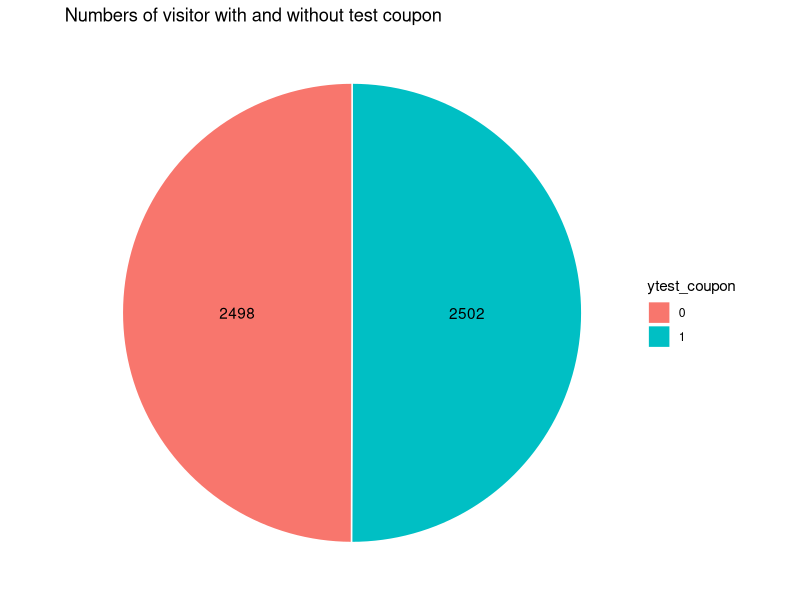
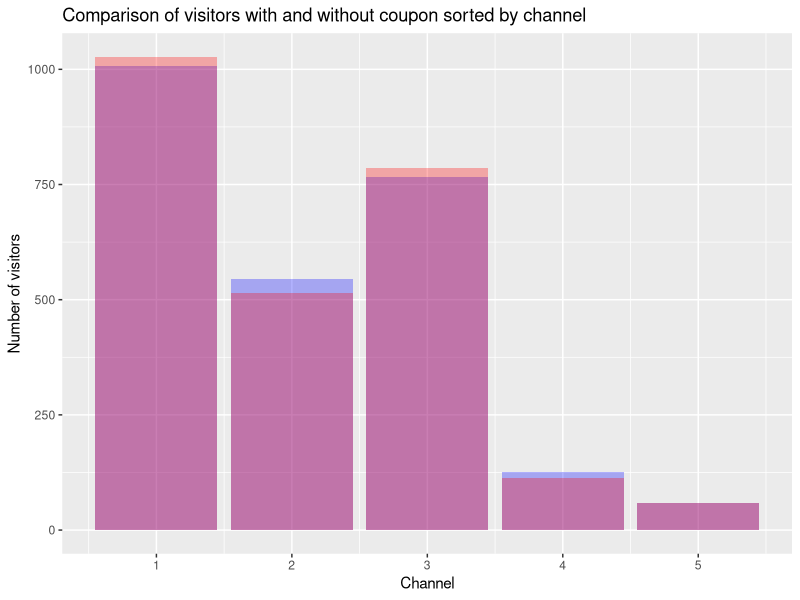
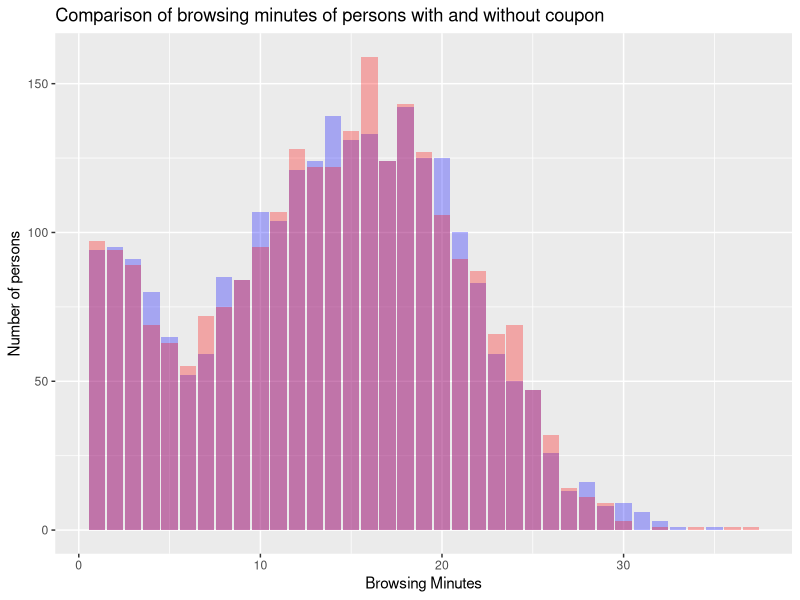
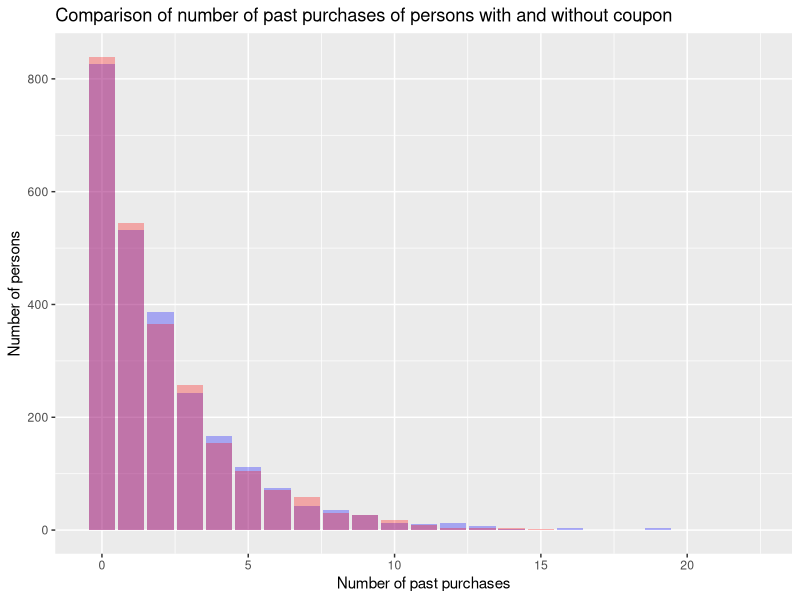
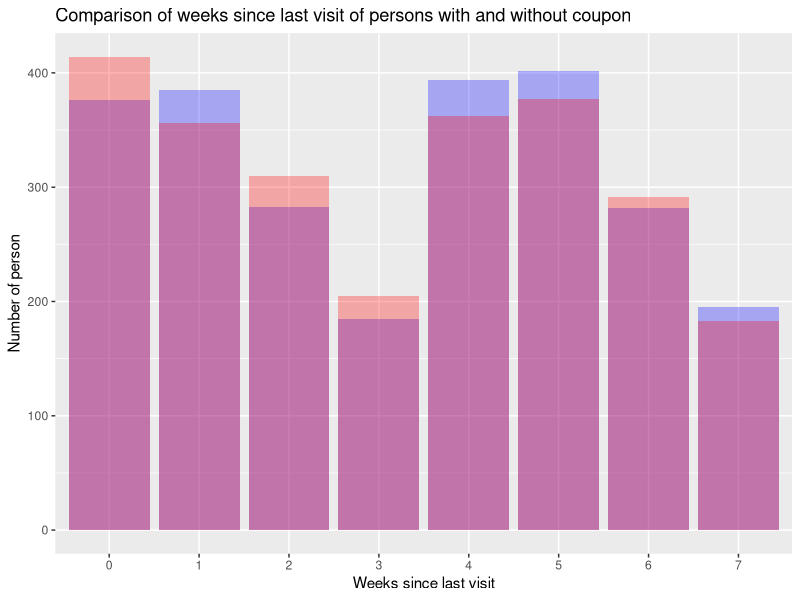
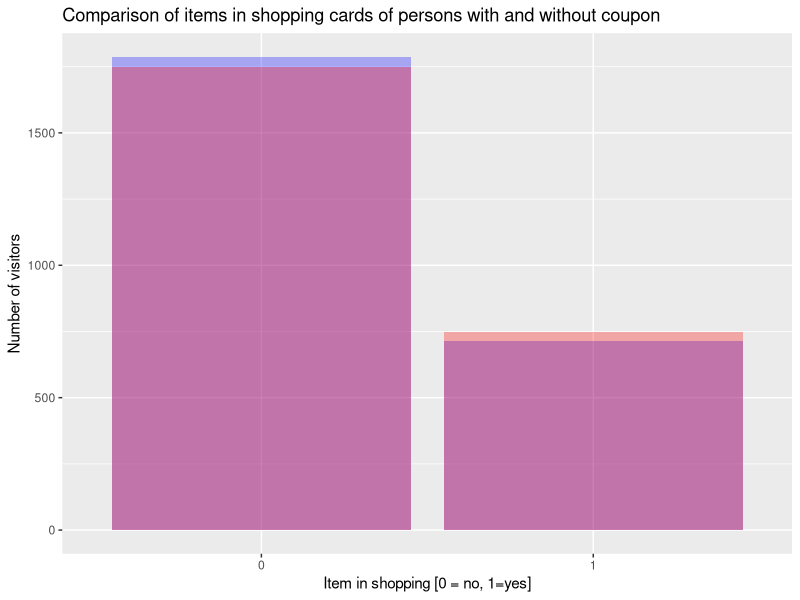
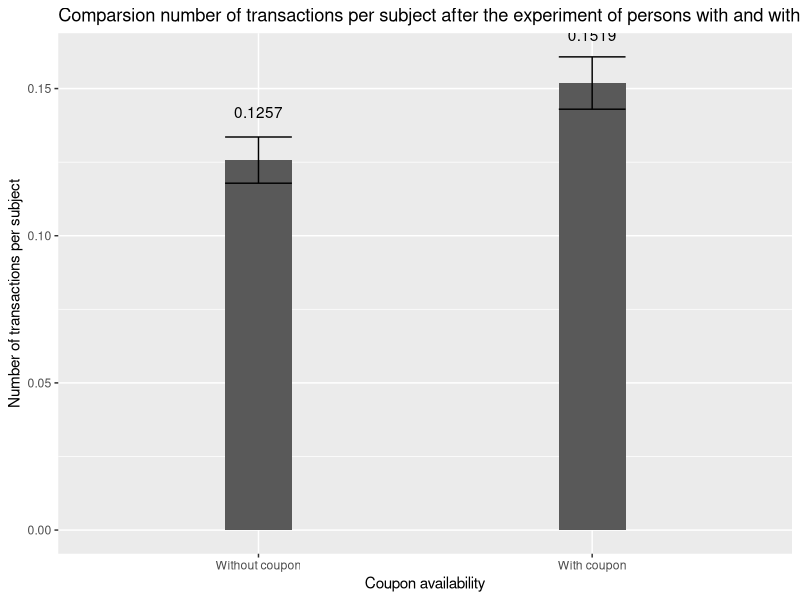
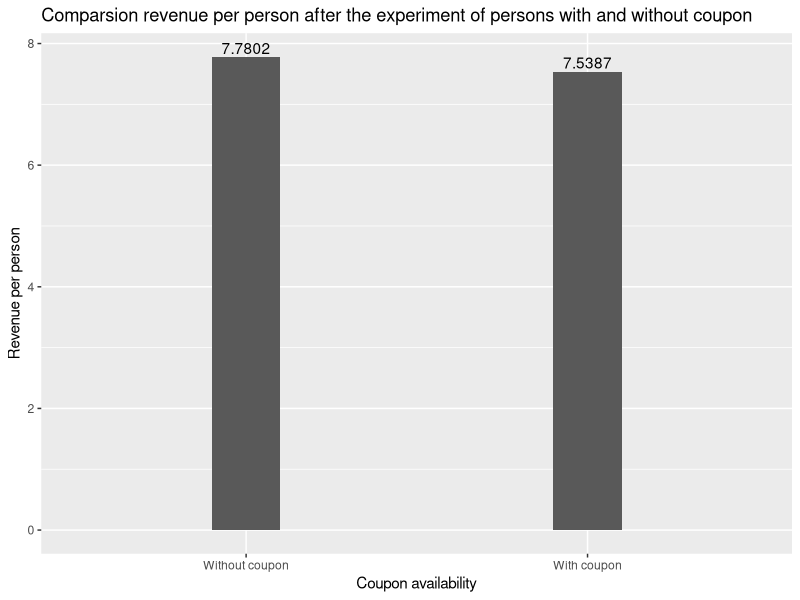

Source code (R) for these figures, in order: (Note: this script raises an error after producing the figures.)
# install.packages("tidyverse")
# install.packages("plotrix")
# install.packages("psych")
# install.packages("ggplot2")
# install.packages("psych")
library(tidyverse)
library(plotrix)
library(psych)
library(ggplot2)
library(psych)
data <- read.csv("data.csv")

# -------------------------------------------------------------------------- #
# Task 1
# (check if manipulation was indeed random)

# Compare number of values in both test sets
data$ytest_coupon=factor(data$test_coupon)
data$yshopping_cart=factor(data$shopping_cart)
no_test_coupon <- data %>%
  group_by(ytest_coupon) %>%
  summarise(n = n())

no_test_coupon
no_test_coupon_pos <- no_test_coupon %>% 
  arrange(desc(ytest_coupon)) %>%
  mutate(lab.ypos = cumsum(n) - 0.5*n)
no_test_coupon_pos

ggplot(no_test_coupon_pos, aes(x="", y = n, fill = ytest_coupon)) + 
  geom_bar(width = 1, stat= "identity", color= "white") + 
  coord_polar("y", start = 0) + 
  geom_text(aes(y = lab.ypos, label=n), color= "black") + 
  theme_void() +
  ggtitle("Numbers of visitor with and without test coupon")


# Generate data-frames for plotting for coupon and no-coupon
data_coupon <- data %>% filter(test_coupon == 1)
data_no_coupon <- data %>% filter(test_coupon == 0)

# check for randomness in channel_acq
data_channel_acq <- data %>%
    group_by(test_coupon, channel_acq) %>%
    summarize(number = n())

ggplot(data, aes(x = channel_acq, fill = test_coupon)) +
    geom_bar(data = data_coupon, fill = "blue", alpha = 0.3) +
    geom_bar(data = data_no_coupon, fill = "red", alpha = 0.3) + 
    labs(title="Comparison of visitors with and without coupon sorted by channel", x = "Channel", y = "Number of visitors")

# Maybe relevant: wilcox.test(browsing_minutes ~ test_coupon, data = data)

# Check for randomness in browsing_minutes
data %>%
    group_by(test_coupon) %>%
    summarise(
      number = n(), 
      mean_browsing_minutes = mean(browsing_minutes),
      sd_browsing_minutes = sd(browsing_minutes), 
      std_browsing_minutes = std.error(browsing_minutes)
    )

describeBy(data$browsing_minutes, data$test_coupon)

ggplot(data, aes(x = browsing_minutes, fill = test_coupon)) +
    geom_bar(data = data_coupon, fill = "blue", alpha = 0.3) +
    geom_bar(data = data_no_coupon, fill = "red", alpha = 0.3) +
    labs(title="Comparison of browsing minutes of persons with and without coupon", x="Browsing Minutes", y="Number of persons")


# Check for randomness in num_past_purch
data %>%
    group_by(test_coupon) %>%
    summarize(
        number = n(), mean(num_past_purch),
        sd(num_past_purch), std.error(num_past_purch)
    )

describeBy(data$num_past_purch, data$test_coupon)

ggplot(data, aes(x = num_past_purch, fill = test_coupon)) +
    geom_bar(data = data_coupon, fill = "blue", alpha = 0.3) +
    geom_bar(data = data_no_coupon, fill = "red", alpha = 0.3) +
    labs(title="Comparison of number of past purchases of persons with and without coupon", x="Number of past purchases", y="Number of persons")


# Check for randomness spent_last_purchase
data %>%
    group_by(test_coupon) %>%
    summarize(
        number = n(), mean(spent_last_purchase),
        sd(spent_last_purchase), std.error(spent_last_purchase)
    )

describeBy(data$spent_last_purchase, data$test_coupon)

# Check for randomness in weeks_since_visit
data %>%
    group_by(test_coupon) %>%
    summarize(
        number = n(), mean(weeks_since_visit),
        sd(weeks_since_visit), std.error(weeks_since_visit)
    )

describeBy(data$weeks_since_visit, data$test_coupon)

ggplot(data, aes(x = factor(weeks_since_visit), fill = test_coupon)) +
    geom_bar(data = data_coupon, fill = "blue", alpha = 0.3) +
    geom_bar(data = data_no_coupon, fill = "red", alpha = 0.3) +
    labs(title="Comparison of weeks since last visit of persons with and without coupon", x="Weeks since last visit", y="Number of person")


# Check for shopping_cart
describeBy(data$shopping_cart, data$test_coupon)

ggplot(data, aes(x = factor(shopping_cart), fill = test_coupon)) +
  geom_bar(data = data_coupon, fill = "blue", alpha = 0.3) +
  geom_bar(data = data_no_coupon, fill = "red", alpha = 0.3) + 
  labs(title="Comparison of items in shopping cards of persons with and without coupon", x = "Item in shopping [0 = no, 1=yes]", y = "Number of visitors")


# -------------------------------------------------------------------------- #
# Task 2
# (Were they effective: Did it increase revenue or interactions?)

effects_of_coupon <- data %>%
    group_by(test_coupon) %>%
    summarize(
        number = n(), revenue_per_subject = sum(revenue_after) / n(),
        transactions_per_subject = sum(trans_after) / n(), error_rev=std.error(revenue_after), error_trans=std.error(trans_after)
    )

# Plot transactions_per_subject
plot_data <- data.frame(
    coupon = factor(c("Without coupon", "With coupon"),
        levels = c("Without coupon", "With coupon")
    ),
    transactions_per_subject = effects_of_coupon$transactions_per_subject,
    error_trans = effects_of_coupon$error_trans,
    error_rev = effects_of_coupon$error_rev
)
ggplot(plot_data, aes(x = coupon, y = transactions_per_subject)) +
    geom_bar(stat = "identity", width = 0.2) +
     geom_errorbar(aes(ymin = transactions_per_subject - error_trans,
        ymax = transactions_per_subject + error_trans), width = .2,
        position = position_dodge(.9)) +
    geom_text(aes(label=round(transactions_per_subject, digits=4)), position=position_dodge(width=0.9), vjust=-3.5)+
    labs(title="Comparsion number of transactions per subject after the experiment of persons with and without coupon", x="Coupon availability", y="Number of transactions per subject")

# Plot revenue_per_subject
plot_data <- data.frame(
    coupon = factor(c("Without coupon", "With coupon"),
        levels = c("Without coupon", "With coupon")
    ),
    revenue_per_subject = effects_of_coupon$revenue_per_subject
)
ggplot(plot_data, aes(x = coupon, y = revenue_per_subject)) +
    geom_bar(stat = "identity", width = 0.2) +
    geom_text(aes(label=round(revenue_per_subject, digits=4)), position=position_dodge(width=0.9), vjust=-0.25) +
    labs(title="Comparsion revenue per person after the experiment of persons with and without coupon", x="Coupon availability", y="Revenue per person")

# -------------------------------------------------------------------------- #
# Task 3
# a. What drives effect of the coupon?
# Q: Does the number of previous purchases impact the efficiency
# (the revenue per subject) of the coupon?
a <- data %>%
    group_by(test_coupon, num_past_purch) %>%
    summarize(
        number = n(), revenue_per_subject = sum(revenue_after) / n(),
        transactions_per_subject = sum(trans_after) / n(), 
        error_revenue = std.error(revenue_after),
        error_trans = std.error(trans_after)
    ) %>% filter(number >= 10 )
a$ytest_coupon = factor(a$test_coupon)
print(n = 100, a)
# A: Yes, it does. E

ggplot(a, aes(x = num_past_purch, y = revenue_per_subject, fill=ytest_coupon)) +
  geom_bar(stat="identity", color="black", position=position_dodge()) + 
  geom_errorbar(aes(ymin = revenue_per_subject - error_revenue,
        ymax = revenue_per_subject + error_revenue), width = .2,
        position = position_dodge(.9)) +
  labs(title="Revenue per subject with respect to past purchases and in comparison with and without coupon", x = "Number of past purchases", y = "Revenue per subect")


ggplot(a, aes(x = num_past_purch, y = transactions_per_subject, fill=ytest_coupon)) +
  geom_bar(stat="identity", color="black", position=position_dodge()) +
  geom_errorbar(aes(ymin = transactions_per_subject - error_trans,
      ymax = transactions_per_subject + error_trans), width = .2,
      position = position_dodge(.9)) +
  labs(title="Transaction per subject with respect to past purchases and in comparison with and without coupon", x = "Number of past purchases", y = "Transactions per subect")


b <- data %>%
    group_by(test_coupon, weeks_since_visit) %>%
    summarize(n(), revenue_per_subject = mean(revenue_after))
b
b$ytest_coupon = factor(b$test_coupon)

ggplot(b, aes(x = factor(weeks_since_visit), y = revenue_per_subject, fill=ytest_coupon)) +
  geom_bar(stat="identity", color="black", position=position_dodge()) +
  geom_text(aes(label=round(revenue_per_subject, digits=3)), position=position_dodge(width=0.9), vjust=-0.25) +
  labs(title="Revenue per subject with respect to weeks since last visit and in comparison with and without coupon", x = "Weeks since last visit", y = "Revenue per subect")


# Differences per channel
c <- data %>%
    group_by(test_coupon, channel_acq) %>%
    summarize(n(), revenue_per_subject = mean(revenue_after), transactions_per_subject = mean(trans_after))

c$ytest_coupon = factor(c$test_coupon)

ggplot(c, aes(x = channel_acq, y = revenue_per_subject, fill=ytest_coupon)) +
  geom_bar(stat="identity", color="black", position=position_dodge()) +
  geom_text(aes(label=round(revenue_per_subject, digits=3)), position=position_dodge(width=0.9), vjust=-0.25) + 
  labs(title="Revenue per subject with respect to channel acquisition and in comparison with and without coupon", x = "Channels", y = "Revenue per subect")

ggplot(c, aes(x = channel_acq, y = transactions_per_subject, fill=ytest_coupon)) +
  geom_bar(stat="identity", color="black", position=position_dodge()) +
  geom_text(aes(label=round(revenue_per_subject, digits=3)), position=position_dodge(width=0.9), vjust=-0.25) + 
  labs(title="Transactions per subject with respect to channel acquisition and in comparison with and without coupon", x = "Channels", y = "Transactions per subect")


# Rev&Trans -> NO for 1-search and 5-other (but 5-other has small n()),
# MINIMAL for 4-referral and YES for Social (2-facebook, 3-instagram)

# Shopping cart difference
shopping_cart <- data %>%
    group_by(shopping_cart, test_coupon) %>%
    summarize(number = n(), revenue_per_subject = mean(revenue_after),
    error = std.error(revenue_after), transactions = mean(trans_after))

ggplot(shopping_cart, aes(x = shopping_cart, y = revenue_per_subject, fill=factor(test_coupon))) +
  geom_bar(stat="identity", color="black", position=position_dodge()) +
  geom_errorbar(aes(ymin = revenue_per_subject - error,
        ymax = revenue_per_subject + error), width = .2,
        position = position_dodge(.9)) +
  labs(title="Revenue per subject with respect to shopping cart and in comparison with and without coupon", x = "Shopping cart (1) or not (0)", y = "Revenue per subect")

# Pervious spendings & Social media
## Facebook
facebook <- data %>%
    filter(channel_acq == 2) %>%
    group_by(num_past_purch, test_coupon) %>%
    summarize(number = n(), revenue_per_subject = mean(revenue_after),
    error_revenue = std.error(revenue_after), transactions_per_subject = mean(trans_after), error_trans = std.error(trans_after)) %>%
    filter(number >= 10)

facebook$ytest_coupon=factor(facebook$test_coupon)

ggplot(facebook, aes(x = num_past_purch, y = revenue_per_subject, fill=ytest_coupon)) +
  geom_bar(stat="identity", color="black", position=position_dodge()) +
  geom_errorbar(aes(ymin = revenue_per_subject - error_revenue,
        ymax = revenue_per_subject + error_revenue), width = .2,
        position = position_dodge(.9)) +
  labs(title="Revenue per subject with respect to facebook channel acquistion and in comparison with and without coupon", x = "Number of past purchases", y = "Revenue per subect")

ggplot(facebook, aes(x = num_past_purch, y = transactions_per_subject, fill=ytest_coupon)) +
  geom_bar(stat="identity", color="black", position=position_dodge()) +
  geom_errorbar(aes(ymin = transactions_per_subject - error_trans,
        ymax = transactions_per_subject + error_trans), width = .2,
        position = position_dodge(.9)) +
  labs(title="Transactions per subject with respect to facebook channel acquistion and in comparison with and without coupon", x = "Number of past purchases", y = "Transactions per subect")

## Instagram
instagram <- data %>%
    filter(channel_acq == 3) %>%
    group_by(num_past_purch, test_coupon) %>%
    summarize(number = n(), revenue_per_subject = mean(revenue_after),
    error_revenue = std.error(revenue_after), transactions_per_subject = mean(trans_after), error_trans= std.error(trans_after)) %>%
    filter(number >= 10)

instagram$ytest_coupon=factor(instagram$test_coupon)

ggplot(instagram, aes(x = num_past_purch, y = revenue_per_subject, fill=ytest_coupon)) +
  geom_bar(stat="identity", color="black", position=position_dodge()) +
  geom_errorbar(aes(ymin = revenue_per_subject - error_revenue,
        ymax = revenue_per_subject + error_revenue), width = .2,
        position = position_dodge(.9)) +
  labs(title="Revenue per subject with respect to instagram channel acquistion and in comparison with and without coupon", x = "Number of past purchases", y = "Revenue per subect")


ggplot(instagram, aes(x = num_past_purch, y = transactions_per_subject, fill=ytest_coupon)) +
  geom_bar(stat="identity", color="black", position=position_dodge()) +
  geom_errorbar(aes(ymin = transactions_per_subject - error_trans,
        ymax = transactions_per_subject + error_trans), width = .2,
        position = position_dodge(.9)) +
  labs(title="Transactions per subject with respect to instagram channel acquistion and in comparison with and without coupon", x = "Number of past purchases", y = "Transactions per subect")


## Referral
referral <- data %>%
    filter(channel_acq == 4) %>%
    group_by(num_past_purch, test_coupon) %>%
    summarize(number = n(), revenue_per_subject = mean(revenue_after),
    error_revenue = std.error(revenue_after), transactions_per_subject = mean(trans_after), error_trans=std.error(trans_after)) %>%
    filter(number >= 10)

referral$ytest_coupon=factor(referral$test_coupon)

ggplot(referral, aes(x = num_past_purch, y = revenue_per_subject, fill=ytest_coupon)) +
  geom_bar(stat="identity", color="black", position=position_dodge()) +
  geom_errorbar(aes(ymin = revenue_per_subject - error_revenue,
        ymax = revenue_per_subject + error_revenue), width = .2,
        position = position_dodge(.9)) +
  labs(title="Revenue per subject with respect to referral channel acquistion and in comparison with and without coupon", x = "Number of past purchases", y = "Revenue per subect")

ggplot(referral, aes(x = num_past_purch, y = revenue_transactions_per_subject, fill=ytest_coupon)) +
  geom_bar(stat="identity", color="black", position=position_dodge()) +
  geom_errorbar(aes(ymin = transactions_per_subject - error_trans,
        ymax = transactions_per_subject + error_trans), width = .2,
        position = position_dodge(.9)) +
  labs(title="Transactions per subject with respect to referral channel acquistion and in comparison with and without coupon", x = "Number of past purchases", y = "Transactions per subect")


## Other
other <- data %>%
    filter(channel_acq == 5) %>%
    group_by(num_past_purch, test_coupon) %>%
    summarize(number = n(), revenue_per_subject = mean(revenue_after),
    error_revenue = std.error(revenue_after), transactions_per_subject = mean(trans_after), error_trans=std.error(trans_after)) %>%
    filter(number >= 10)


other$ytest_coupon=factor(other$test_coupon)

ggplot(other, aes(x = num_past_purch, y = revenue_per_subject, fill=ytest_coupon)) +
  geom_bar(stat="identity", color="black", position=position_dodge()) +
  geom_errorbar(aes(ymin = revenue_per_subject - error_revenue,
        ymax = revenue_per_subject + error_revenue), width = .2,
        position = position_dodge(.9)) +
  labs(title="Revenue per subject with respect to other channel acquistion and in comparison with and without coupon", x = "Number of past purchases", y = "Revenue per subect")

ggplot(other, aes(x = num_past_purch, y = transactions_per_subject, fill=ytest_coupon)) +
  geom_bar(stat="identity", color="black", position=position_dodge()) +
  geom_errorbar(aes(ymin = transactions_per_subject - error_trans,
        ymax = transactions_per_subject + error_trans), width = .2,
        position = position_dodge(.9)) +
  labs(title="Transactions per subject with respect to other channel acquistion and in comparison with and without coupon", x = "Number of past purchases", y = "Transactions per subect")



# -> Facebook, Instagram with 0-2 past purchses
#    Referral only with 0 past purchases (but small sample size, high error)

data %>%
    group_by(test_coupon) %>%
    summarize(number = n(), revenue = mean(revenue_after),
    error = std.error(revenue_after), transactions = mean(trans_after))

# Previous transactions count -> Rev&Trans
trans_count <- data %>%
    group_by(num_past_purch, test_coupon) %>%
    summarize(number = n(), revenue = mean(revenue_after),
    error_revenue = std.error(revenue_after), transactions = mean(trans_after), 
    error_trans = std.error(trans_after)) %>%
    filter(number >= 10)


print(trans_count, n = 100)
# ---------------- Could be doubled
ggplot(trans_count, aes(fill = factor(test_coupon),
        y = revenue, x = factor(num_past_purch), group = test_coupon)) +
    geom_bar(position = "dodge", stat = "identity") +
    geom_errorbar(aes(ymin = revenue - error_revenue,
        ymax = revenue + error_revenue), width = .2,
        position = position_dodge(.9)) + 
    labs(title="Revenue per subject with respect to number of past purchases and in comparison with and without coupon", x = "Number of past purchases", y = "Revenue per subect")


ggplot(trans_count, aes(fill = factor(test_coupon),
        y = transactions, x = factor(num_past_purch), group = test_coupon)) +
    geom_bar(position = "dodge", stat = "identity") +
    geom_errorbar(aes(ymin = transactions - error_trans,
        ymax = transactions + error_trans), width = .2,
        position = position_dodge(.9)) + 
    labs(title="Transactions per subject with respect to number of past purchases and in comparison with and without coupon", x = "Number of past purchases", y = "Transactions per subect")
# --------------------
# Google vs. Facebook with shopping cart

shopping_cart_full <- data %>%
    group_by(shopping_cart, test_coupon) %>%
    summarize(number = n(), revenue = mean(revenue_after),
    error_revenue = std.error(revenue_after), transactions = mean(trans_after), 
    error_trans = std.error(trans_after)) %>%
    filter(number >= 10)

head(shopping_cart_full)

ggplot(shopping_cart_full, aes(fill = factor(test_coupon),
        y = revenue, x = shopping_cart, group = test_coupon)) +
    geom_bar(position = "dodge", stat = "identity") +
    geom_errorbar(aes(ymin = revenue - error_revenue,
        ymax = revenue + error_revenue), width = .2,
        position = position_dodge(.9)) + 
    labs(title="Revenues of persons with items in shopping carts with and without coupon", x = "Item in shopping [0 = no, 1=yes]", y = "Revenue per subject")


ggplot(shopping_cart_full, aes(fill = factor(test_coupon),
        y = transactions, x = shopping_cart, group = test_coupon)) +
    geom_bar(position = "dodge", stat = "identity") +
    geom_errorbar(aes(ymin = transactions - error_trans,
        ymax = transactions + error_trans), width = .2,
        position = position_dodge(.9)) +
    labs(title="Transactions of persons with items in shopping carts with and without coupon", x = "Item in shopping [0 = no, 1=yes]", y = "Transactions per subject")

shopping_cart_fb <- data %>%
    filter(channel_acq == 2) %>%
    group_by(shopping_cart, test_coupon) %>%
    summarize(number = n(), revenue = mean(revenue_after),
    error_revenue = std.error(revenue_after), transactions = mean(trans_after), 
    error_trans = std.error(trans_after)) %>%
    filter(number >= 10)

shopping_cart_ig <- data %>%
    filter(channel_acq == 3) %>%
    group_by(shopping_cart, test_coupon) %>%
    summarize(number = n(), revenue = mean(revenue_after),
    error_revenue = std.error(revenue_after), transactions = mean(trans_after), 
    error_trans = std.error(trans_after)) %>%
    filter(number >= 10)

shopping_cart_google <- data %>%
    filter(channel_acq == 1) %>%
    group_by(shopping_cart, test_coupon) %>%
    summarize(number = n(), revenue = mean(revenue_after),
    error_revenue = std.error(revenue_after), transactions = mean(trans_after), 
    error_trans = std.error(trans_after)) %>%
    filter(number >= 10)

shopping_cart_ref <- data %>%
    filter(channel_acq == 4) %>%
    group_by(shopping_cart, test_coupon) %>%
    summarize(number = n(), revenue = mean(revenue_after),
    error_revenue = std.error(revenue_after), transactions = mean(trans_after), 
    error_trans = std.error(trans_after)) %>%
    filter(number >= 10)

# => For Facebook only with item in shopping cart,
#  Instagram regardless of the shopping cart,
#  revenue increases for the coupon

# Weeks since visit => No difference in itself

time_past <- data %>%
    group_by(weeks_since_visit, test_coupon) %>%
    summarize(number = n(), revenue = mean(revenue_after),
    error_revenue = std.error(revenue_after), transactions = mean(trans_after), 
    error_trans = std.error(trans_after)) %>%
    filter(number >= 10)

print(time_past, n=100)

ggplot(time_past, aes(fill = factor(test_coupon),
        y = revenue, x = weeks_since_visit, group = test_coupon)) +
    geom_bar(position = "dodge", stat = "identity") +
    geom_errorbar(aes(ymin = revenue - error_revenue,
        ymax = revenue + error_revenue), width = .2,
        position = position_dodge(.9))

# Browsing Minutes => Few minutes better for coupon but high error

time_spent <- data %>%
    mutate(ints = cut(browsing_minutes, breaks = 11)) %>%
    group_by(ints, test_coupon) %>%
    summarize(number = n(), revenue = mean(revenue_after),
    error_revenue = std.error(revenue_after), transactions = mean(trans_after), 
    error_trans = std.error(trans_after)) %>%
    filter(number >= 50)

print(time_spent, n=100)

ggplot(time_spent, aes(fill = factor(test_coupon),
        y = revenue, x = ints, group = test_coupon)) +
    geom_bar(position = "dodge", stat = "identity") +
    geom_errorbar(aes(ymin = revenue - error_revenue,
        ymax = revenue + error_revenue), width = .2,
        position = position_dodge(.9))

# b. Is it relevant for everyone or just for a specific target group?
#    Difference between channels or customers?
# RESULT:
# Target Facebook, Instagram and Referral with Shopping cart or 0-2 past purchases, not-target google or other at all

# BUT: This leads to discrimination
# -------------------------------------------------------------------------- #
# Task 4
# a. Which of the new customers should recieve a coupon
# (IG and Shopping Cart) or (0-2 past purchases) or FB

# Group#1: YES / YES

data %>%
    filter((((channel_acq == 3 & shopping_cart == 1) |  channel_acq == 2) & num_past_purch < 3) & test_coupon == 1) %>%
    summarize(n(), mean(revenue_after), std.error(revenue_after))

# Group#2: NO / NO

data %>%
    filter(!((((channel_acq == 3 & shopping_cart == 1) |  channel_acq == 2) & num_past_purch < 3)) & test_coupon == 0) %>%
    summarize(n(), mean(revenue_after), std.error(revenue_after))

# Group didn't recieve a coupon

control_cust_data <- data %>%
    filter(test_coupon == 0) %>%
    summarize(n(), mean_revenue = mean(revenue_after), std.error(revenue_after))

# Group #1 + #2 (with AND num_past_purch  < 3)

chosen_cust_data <- data %>%
    filter(((((channel_acq == 3 & shopping_cart == 1) |  channel_acq == 2) & num_past_purch < 3) & test_coupon == 1) |
        (!((((channel_acq == 3 & shopping_cart == 1) |  channel_acq == 2) & num_past_purch < 3)) & test_coupon == 0)) %>%
    summarize(n(), mean_revenue = mean(revenue_after), std.error(revenue_after))

# Group #1 + #2 (with OR num_past_purch  < 3)

data %>%
    filter(((((channel_acq == 3 & shopping_cart == 1) |  channel_acq == 2) | num_past_purch < 3) & test_coupon == 1) |
        (!((((channel_acq == 3 & shopping_cart == 1) |  channel_acq == 2) | num_past_purch < 3)) & test_coupon == 0)) %>%
    summarize(n(), mean(revenue_after), std.error(revenue_after))

# Previous test without proper coupon consideration

# data %>%
#     filter(((channel_acq == 3 & shopping_cart == 1) |  channel_acq == 2)) %>%
#     summarize(n(), mean(revenue_after), std.error(revenue_after))

# data %>%
#     filter(!(((channel_acq == 3 & shopping_cart == 1) |  channel_acq == 2))) %>%
#     summarize(n(), mean(revenue_after), std.error(revenue_after))

# b. By how much in terms of revenue increase would this campaign be effective
# if those cust. were targeted

increase <- chosen_cust_data$mean_revenue / control_cust_data$mean_revenue
print(increase)

# => Mean revenue increased by 9.7%

# -------------------------------------------------------------------------- #
# Task 5
# Is there discrimination when using the strategy
# Female / male with shopping carts
# Facebook&Instagram with minority

# Hint: Include Error-bars of standard error / deviation
# Submit to scheibehenne@kit.edu, use a .ppt and put your names on it
# Results from discussion:
# revenue with coupons got worse

data_new_campaign <- read.csv("data_new_campaign.csv")


# What do we learn from the  demographics data?
# Which groups use which channel?
channel_acq_gender <- data_new_campaign %>%
  group_by(channel_acq, non_male) %>%
  summarize(n = n())

channel_acq_gender

ggplot(channel_acq_gender, aes(x = channel_acq, y = n, fill=factor(non_male))) +
  geom_bar(stat="identity", color="black", position=position_dodge()) +
  geom_text(aes(label=n), position=position_dodge(width=0.9), vjust=-0.25) +
  labs(title="Comparison acquisiton channel with respect to gender", x = "Acquistion Channel", y = "Number of subjects")


channel_acq_minority <- data_new_campaign %>%
  group_by(channel_acq, minority) %>%
  summarize(n = n())


ggplot(channel_acq_minority, aes(x = channel_acq, y = n, fill=factor(minority))) +
  geom_bar(stat="identity", color="black", position=position_dodge()) +
  geom_text(aes(label=n), position=position_dodge(width=0.9), vjust=-0.25) +
  labs(title="Comparison acquisiton channel with respect to minority", x = "Acquistion Channel", y = "Number of subjects")



# Which groups have items in the shopping cart?
shopping_cart_gender <- data_new_campaign %>%
  group_by(shopping_cart, non_male) %>%
  summarize(n = n())

ggplot(shopping_cart_gender, aes(x = factor(shopping_cart), y = n, fill=factor(non_male))) +
  geom_bar(stat="identity", color="black", position=position_dodge()) +
  geom_text(aes(label=n), position=position_dodge(width=0.9), vjust=-0.25) +
  labs(title="Comparison of items in shopping cart with respect to gender", x = "Item in shopping cart [0=no, 1=yes]", y = "Number of subjects")


shopping_cart_minority <- data_new_campaign %>%
  group_by(shopping_cart, minority) %>%
  summarize(n = n())

ggplot(shopping_cart_minority, aes(x = factor(shopping_cart), y = n, fill=factor(minority))) +
  geom_bar(stat="identity", color="black", position=position_dodge()) +
  geom_text(aes(label=n), position=position_dodge(width=0.9), vjust=-0.25) +
  labs(title="Comparison of items in shopping cart with respect to minority", x = "Item in shopping cart [0=no, 1=yes]", y = "Number of subjects")




# apply our filter on the new campaign data
data_new_campaign <- data_new_campaign %>%
    mutate(new_coupon = if_else(((channel_acq == 3 & shopping_cart == 1) |  channel_acq == 2) & num_past_purch < 3, 1, 0))

# Check for number in males/females and minorities in overall and in filtered set
campaign_gender <- data_new_campaign %>%
  group_by(new_coupon, non_male) %>%
  summarize(n = n())


ggplot(campaign_gender, aes(x = factor(new_coupon), y = n, fill=factor(non_male))) +
  geom_bar(stat="identity", color="black", position=position_dodge()) +
  geom_text(aes(label=n), position=position_dodge(width=0.9), vjust=-0.25) +
  labs(title="Comparison of gender distribution in persons with coupon", x = "Person received coupon [0=no, 1=yes]", y = "Number of subjects")




campaign_minority <- data_new_campaign %>%
  group_by(new_coupon, minority) %>%
  summarize(n = n())

ggplot(campaign_minority, aes(x = factor(new_coupon), y = n, fill=factor(minority))) +
  geom_bar(stat="identity", color="black", position=position_dodge()) +
  geom_text(aes(label=n), position=position_dodge(width=0.9), vjust=-0.25) +
  labs(title="Comparison of minority distribution in persons with coupon", x = "Person received coupon [0=no, 1=yes]", y = "Number of subjects")


# Check for number in males/females in overall and in filtered set
customers_with_coupon_new_campaign = data_new_campaign %>%
  filter(((channel_acq == 3 & shopping_cart == 1) |  channel_acq == 2) & num_past_purch < 3)

# Annes plot
new_camp_with_coupon <- customers_with_coupon_new_campaign %>%
  group_by(non_male) %>%
  summarize(n = n(), portion=n()/count(customers_with_coupon_new_campaign))

new_camp_with_coupon
new_camp_with_coupon$filter=c("With coupon", "With coupon")
new_camp_with_coupon

new_camp_all <- data_new_campaign %>%
  group_by(non_male) %>%
  summarize(n = n(), portion=n()/count(data_new_campaign))

new_camp_all
new_camp_all$filter=c("All", "All")

join <- rbind(new_camp_all, new_camp_with_coupon)
join
join$gender=c("male", "non male", "male", "non male")
join

ggplot(join, aes(x = gender, y = portion$n, fill=filter)) +
  geom_bar(stat="identity", color="black", position=position_dodge()) +
  geom_text(aes(label=round(portion$n, digits=3)), position=position_dodge(width=0.9), vjust=-0.25) + 
  labs(title="Portion of male or non male with and without coupon filter", x = "Gender", y = "Portion")


# Leons plots

plot_state <- data_new_campaign %>%
    group_by(state) %>%
    summarize(with_coupon = sum(new_coupon)/n(), minority = sum(minority)/n())  %>%
    gather(factor, value, 2:3)

plot_state

plot_new_coupon <- data_new_campaign %>%
    group_by(new_coupon) %>%
    summarize(perc_non_male = sum(non_male)/n()*100, perc_minority = sum(minority)/n()*100) %>%
    gather(factor, value, 2:3)

ggplot(plot_new_coupon, aes(fill = factor(new_coupon),
        y = value, x = factor, group = new_coupon)) +
    geom_text(aes(label=round(value, digits=2)), position=position_dodge(width=0.9), vjust=-0.25) + 
    geom_bar(position = "dodge", color="black", stat = "identity")+d
    labs(title="Comparison of gender and minority characteristics with and without coupon", x="Gender and Minority", y="Percentage of persons")

# => Plot Ohne und mit coupon 
# Müsste das nicht der Plot: alle und mit coupon  

ggplot(plot_state, aes(x=factor(state), y=value, fill=factor)) +
  geom_bar(position = "dodge", stat = "identity") +
  labs(title="Comparison of coupon allocation with regards to minorities in states", x="States", y="Proportion of coupons and minority")

# => Minorities get excluded disproportionally
# => Non-male get slighly excluded from coupon
# => States with minorities get excluded, 
# => States (although unopinionated on the surface) 
#       are a discriminatory factor as well



# Annes Plots (might be sorted in or removed in the end)

data$ytest_coupon=factor(data$test_coupon)
data$yshopping_cart=factor(data$shopping_cart)
data_channel_acq <- data %>%
    group_by(test_coupon, channel_acq) %>%
    summarize(n = n())
data_channel_acq$ytest_coupon=factor(data_channel_acq$test_coupon)

# --- Grouped Bar Plot --- #
ggplot(data_channel_acq, aes(x = channel_acq, y = n, fill=ytest_coupon)) +
  geom_bar(stat="identity", color="black", position=position_dodge()) +
  geom_text(aes(label=n), position=position_dodge(width=0.9), vjust=-0.25) +
  labs(title="Comparison of visitors with and without coupon sorted by channel", x = "Channel", y = "Number of visitors")

# --- Boxplot Browsing Minutes --- #
ggplot(data, aes(x = ytest_coupon, y = browsing_minutes, fill = ytest_coupon)) +
  geom_boxplot() + 
  stat_summary(fun.y=mean, geom="point", shape=20, size=7, color="red", fill="red") +
  labs(title="Boxplot browsing minutes with and without test coupon", x="Test coupon", y="Browsing Minutes")

data_browing_minutes <- data %>%
  group_by(test_coupon, browsing_minutes) %>%
  summarize(n = n())

data_browing_minutes
data_browing_minutes$ytest_coupon=factor(data_browing_minutes$test_coupon)

ggplot(data_browing_minutes, aes(x = browsing_minutes, y = n, fill=ytest_coupon)) +
  geom_bar(stat="identity", color="black", position=position_dodge()) +
  geom_text(aes(label=n), position=position_dodge(width=0.9), vjust=-0.25) +
  labs(title="Comparison of visitors with and without coupon sorted by channel", x = "Channel", y = "Number of visitors")

# --- Boxplot Number of past purchases --- #
ggplot(data, aes(x = ytest_coupon, y = num_past_purch, fill = ytest_coupon)) +
  geom_boxplot() + 
  stat_summary(fun=mean, geom="point", shape=20, size=7, color="red", fill="red") +
  labs(title="Number of past purchases with and without test coupon", x="Test coupon", y="Number of past purchases")


ggplot(data, aes(x = ytest_coupon, y = spent_last_purchase, fill = ytest_coupon)) +
  geom_boxplot() + 
  stat_summary(fun.y=mean, geom="point", shape=20, size=7, color="red", fill="red") +
  labs(title="Boxplot comparison money spent during last purchase with and without test coupon", x="Test coupon", y="Money spent during last purchase")
